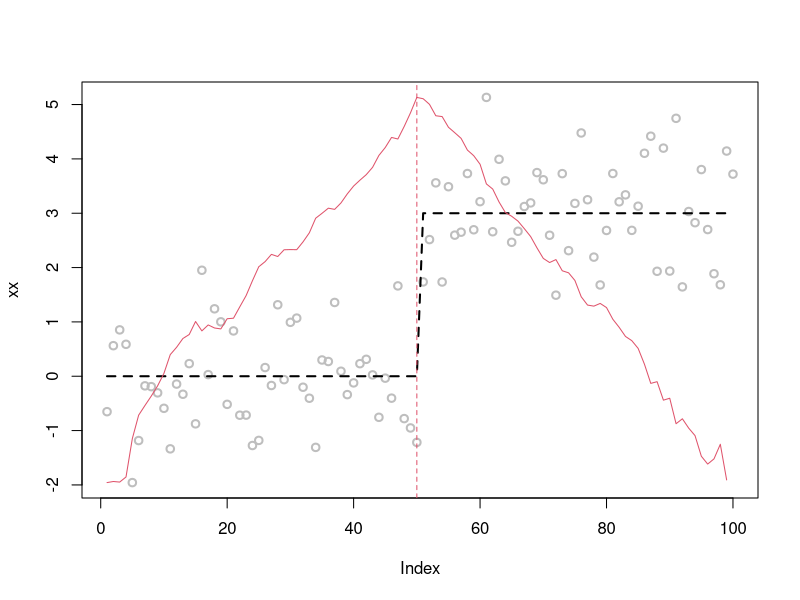
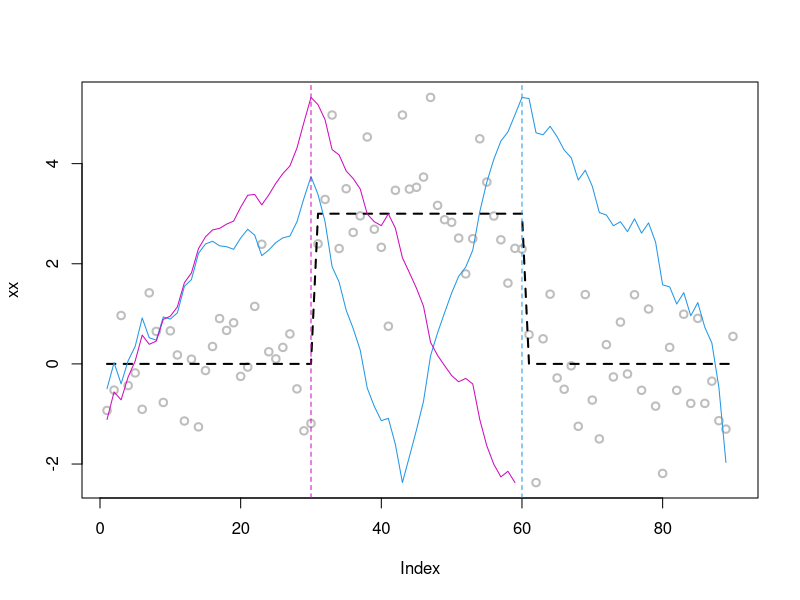

The R source for these figures, in order:

#---------------------------------------------------
#
# Binary Segmentation (\theta = E(x), P = Gauss)
#
#---------------------------------------------------


BinSeg <- function(ss, ee, xx, lambda)
{
  if (ee - ss < 1) return(NULL)
  
  nn <- ee - ss + 1
  
  SS <- sapply(ss:(ee-1), function(bb) abs(sqrt((ee-bb)/(nn*(bb-ss+1))) * sum(xx[ss:bb]) - sqrt((bb-ss+1)/(nn*(ee-bb))) * sum(xx[(bb+1):ee])))
  
  bb_ind <- which.max(SS)
  
  bb <- (ss:(ee-1))[bb_ind]
  
  if (abs(SS[bb_ind]) > lambda)
  {
    SS <- (SS-min(SS))/(max(SS)-min(SS)) * (max(xx)-min(xx)) + min(xx)
    
    lines(SS ~ c(ss:(ee-1)), col = bb)
    
    abline(v = bb, col = bb, lty = 2)  
    
    return(c(
      BinSeg(ss,bb,xx,lambda),
      bb,
      BinSeg(bb+1,ee,xx,lambda)))
    
  } else {
    
    return(NULL)

  }
}

doBinSeg <- function(xx)
{
  nn <- length(xx)
  
  lambda <- sqrt(3*mad(xx)*log(nn))
  
  return(BinSeg(1, nn, xx, lambda))
}

#----------------------
#
# A small example
#
#----------------------

## One change point
##

theta <- c(rep(0,50), rep(3,50))

xx <- theta + rnorm(length(theta))

xx |> plot(col = "grey", lwd = 2)

theta |> lines(lwd = 2, lty = 2)

doBinSeg(xx)



## Two change points
##

theta <- c(rep(0,30), rep(3,30), rep(0,30))

xx <- theta + rnorm(length(theta))

xx |> plot(col = "grey", lwd = 2)

theta |> lines(lwd = 2, lty = 2)

doBinSeg(xx)

